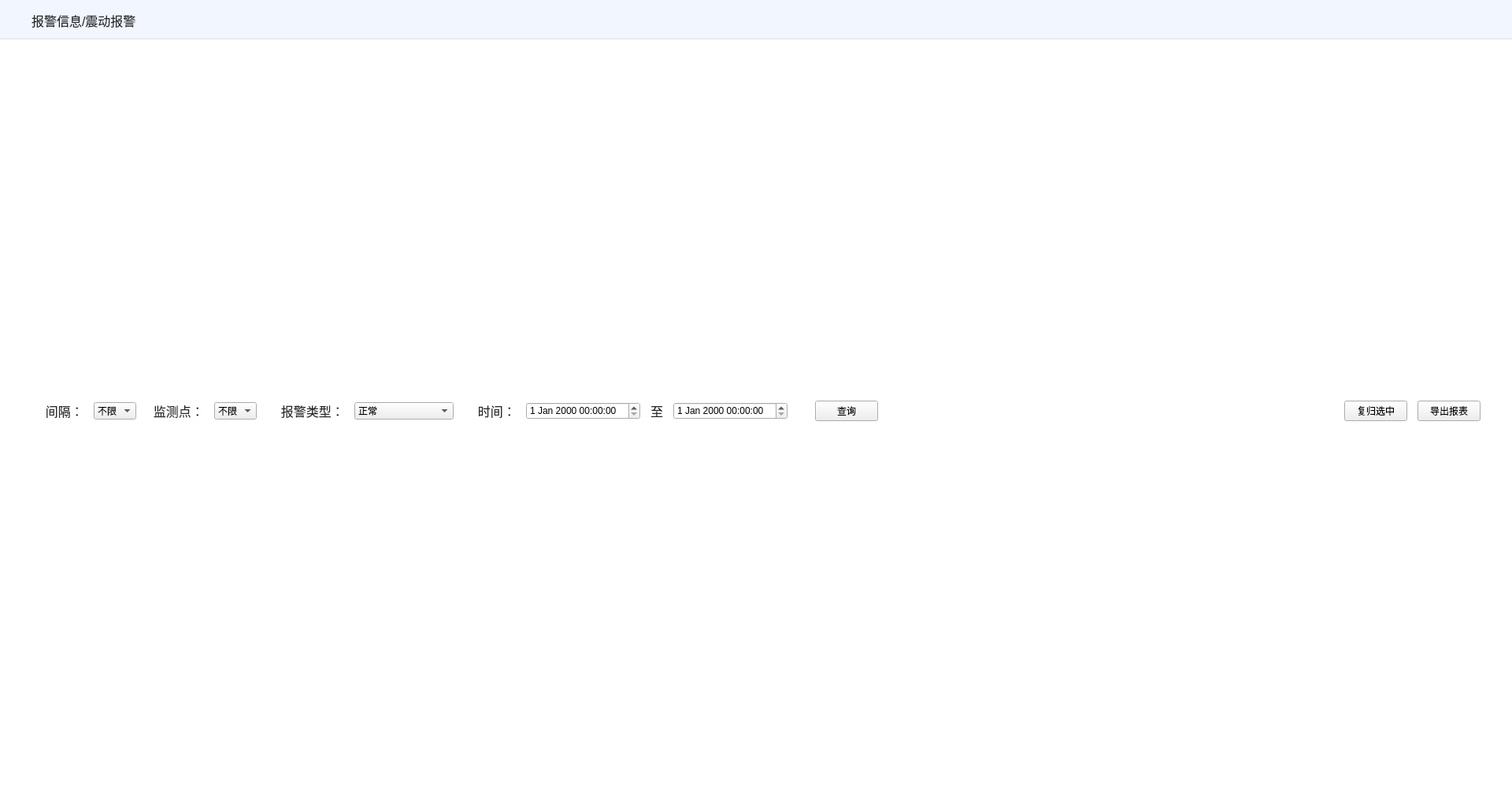
<?xml version="1.0" encoding="UTF-8"?>
<ui version="4.0">
 <class>QuakeWarningForm</class>
 <widget class="QWidget" name="QuakeWarningForm">
  <property name="geometry">
   <rect>
    <x>0</x>
    <y>0</y>
    <width>1920</width>
    <height>1005</height>
   </rect>
  </property>
  <property name="windowTitle">
   <string>Form</string>
  </property>
  <widget class="QWidget" name="topWidget" native="true">
   <property name="geometry">
    <rect>
     <x>0</x>
     <y>0</y>
     <width>1920</width>
     <height>50</height>
    </rect>
   </property>
   <property name="styleSheet">
    <string notr="true">QWidget#topWidget{
	background:rgba(241,246,255,1);
	border-style:solid;
	border-color:#DFDFDF;
	border-width: 0px 0px 1px 0px;
}</string>
   </property>
   <widget class="QLabel" name="label">
    <property name="geometry">
     <rect>
      <x>40</x>
      <y>15</y>
      <width>141</width>
      <height>21</height>
     </rect>
    </property>
    <property name="styleSheet">
     <string notr="true">width:64px;
height:21px;
font-size:16px;
font-family:微软雅黑;
color:rgba(38,38,38,1);
line-height:21px;</string>
    </property>
    <property name="text">
     <string>报警信息/震动报警</string>
    </property>
   </widget>
  </widget>
  <widget class="QWidget" name="mainWidget" native="true">
   <property name="geometry">
    <rect>
     <x>0</x>
     <y>50</y>
     <width>1920</width>
     <height>955</height>
    </rect>
   </property>
   <property name="styleSheet">
    <string notr="true">QWidget#mainWidget{
	background:#ffffff;
}
QLabel{
width:64px;
height:21px;
font-size:16px;
font-family:微软雅黑;
color:rgba(38,38,38,1);
line-height:21px;
}</string>
   </property>
   <layout class="QVBoxLayout" name="hLayout">
    <property name="spacing">
     <number>13</number>
    </property>
    <property name="leftMargin">
     <number>40</number>
    </property>
    <property name="topMargin">
     <number>30</number>
    </property>
    <property name="rightMargin">
     <number>40</number>
    </property>
    <property name="bottomMargin">
     <number>40</number>
    </property>
    <item>
     <layout class="QHBoxLayout" name="layout">
      <item>
       <widget class="QLabel" name="label_2">
        <property name="text">
         <string>    间隔：</string>
        </property>
       </widget>
      </item>
      <item>
       <widget class="QComboBox" name="spacingCombo">
        <item>
         <property name="text">
          <string>不限</string>
         </property>
        </item>
       </widget>
      </item>
      <item>
       <widget class="QLabel" name="label_3">
        <property name="text">
         <string>  监测点：</string>
        </property>
       </widget>
      </item>
      <item>
       <widget class="QComboBox" name="sensorCombo">
        <item>
         <property name="text">
          <string>不限</string>
         </property>
        </item>
       </widget>
      </item>
      <item>
       <widget class="QLabel" name="label_4">
        <property name="text">
         <string>    报警类型：</string>
        </property>
       </widget>
      </item>
      <item>
       <widget class="QComboBox" name="alarmTypeCombo">
        <item>
         <property name="text">
          <string>正常</string>
         </property>
        </item>
        <item>
         <property name="text">
          <string>传感器未接入</string>
         </property>
        </item>
        <item>
         <property name="text">
          <string>采集报警异常</string>
         </property>
        </item>
        <item>
         <property name="text">
          <string>同步频率出错</string>
         </property>
        </item>
        <item>
         <property name="text">
          <string>同步源未连接</string>
         </property>
        </item>
        <item>
         <property name="text">
          <string>同步方式设置差异</string>
         </property>
        </item>
       </widget>
      </item>
      <item>
       <widget class="QLabel" name="label_5">
        <property name="text">
         <string>    时间：</string>
        </property>
       </widget>
      </item>
      <item>
       <widget class="QDateTimeEdit" name="startTimeEdit"/>
      </item>
      <item>
       <widget class="QLabel" name="label_6">
        <property name="text">
         <string>至</string>
        </property>
       </widget>
      </item>
      <item>
       <widget class="QDateTimeEdit" name="endTimeEdit"/>
      </item>
      <item>
       <widget class="QLabel" name="label_7">
        <property name="text">
         <string/>
        </property>
       </widget>
      </item>
      <item>
       <widget class="QPushButton" name="queryBtn">
        <property name="text">
         <string>查询</string>
        </property>
       </widget>
      </item>
      <item>
       <spacer name="horizontalSpacer">
        <property name="orientation">
         <enum>Qt::Horizontal</enum>
        </property>
        <property name="sizeHint" stdset="0">
         <size>
          <width>40</width>
          <height>20</height>
         </size>
        </property>
       </spacer>
      </item>
      <item>
       <widget class="QPushButton" name="pushButton">
        <property name="text">
         <string>复归选中</string>
        </property>
       </widget>
      </item>
      <item>
       <widget class="QPushButton" name="pushButton_2">
        <property name="text">
         <string>导出报表</string>
        </property>
       </widget>
      </item>
     </layout>
    </item>
   </layout>
  </widget>
 </widget>
 <resources/>
 <connections/>
</ui>
